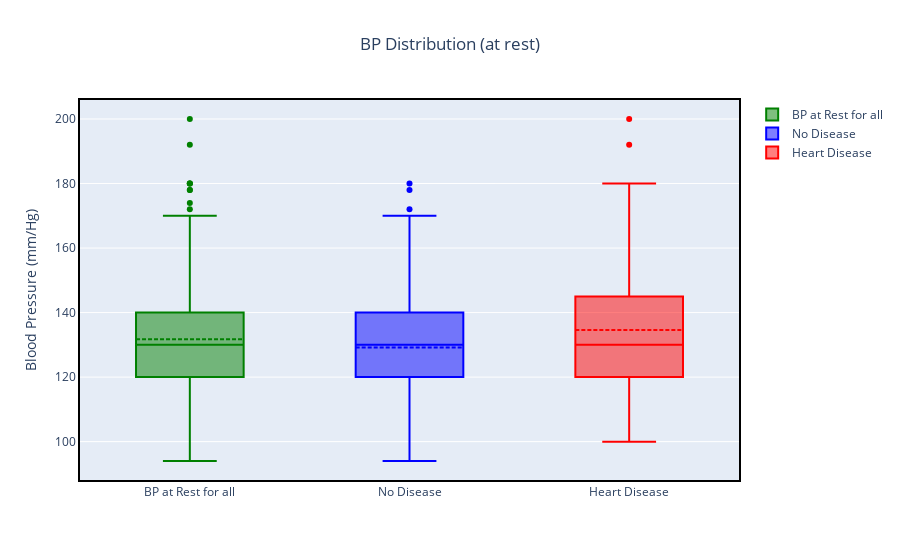

Write notebook code for a chart like this one.
### Code cell
fig = go.Figure()
fig.add_trace(go.Box(y=data['trestbps'].values , name='BP at Rest for all', marker_color = 'green',boxmean=True))
fig.add_trace(go.Box(y=data[data['num']== 0]['trestbps'].values, name ='No Disease', marker_color = 'blue', boxmean = True))
fig.add_trace(go.Box(y=data[data['num'] !=0]['trestbps'].values, name ='Heart Disease', marker_color = 'red', boxmean = True))
fig.update_layout(title = 'BP Distribution (at rest)', yaxis_title = 'Blood Pressure (mm/Hg)', title_x = 0.5)
fig.update_xaxes(showline=True, linewidth=2, linecolor='black', mirror=True)
fig.update_yaxes(showline=True, linewidth=2, linecolor='black', mirror=True)
fig.show()

### Figure 1 — Plotly figure (JSON) as saved in the notebook; plotly's stock layout.template omitted (floating-point values rounded to 4 significant figures; data arrays with more than 128 entries replaced by an {"elided": "..."} marker saying what was removed)
{"data": [{"boxmean": true, "marker": {"color": "green"}, "name": "BP at Rest for all", "type": "box", "y": {"elided": "299 int values"}}, {"boxmean": true, "marker": {"color": "blue"}, "name": "No Disease", "type": "box", "y": {"elided": "160 int values"}}, {"boxmean": true, "marker": {"color": "red"}, "name": "Heart Disease", "type": "box", "y": {"elided": "139 int values"}}], "layout": {"title": {"text": "BP Distribution (at rest)", "x": 0.5}, "xaxis": {"linecolor": "black", "linewidth": 2, "mirror": true, "showline": true}, "yaxis": {"linecolor": "black", "linewidth": 2, "mirror": true, "showline": true, "title": {"text": "Blood Pressure (mm/Hg)"}}}}
